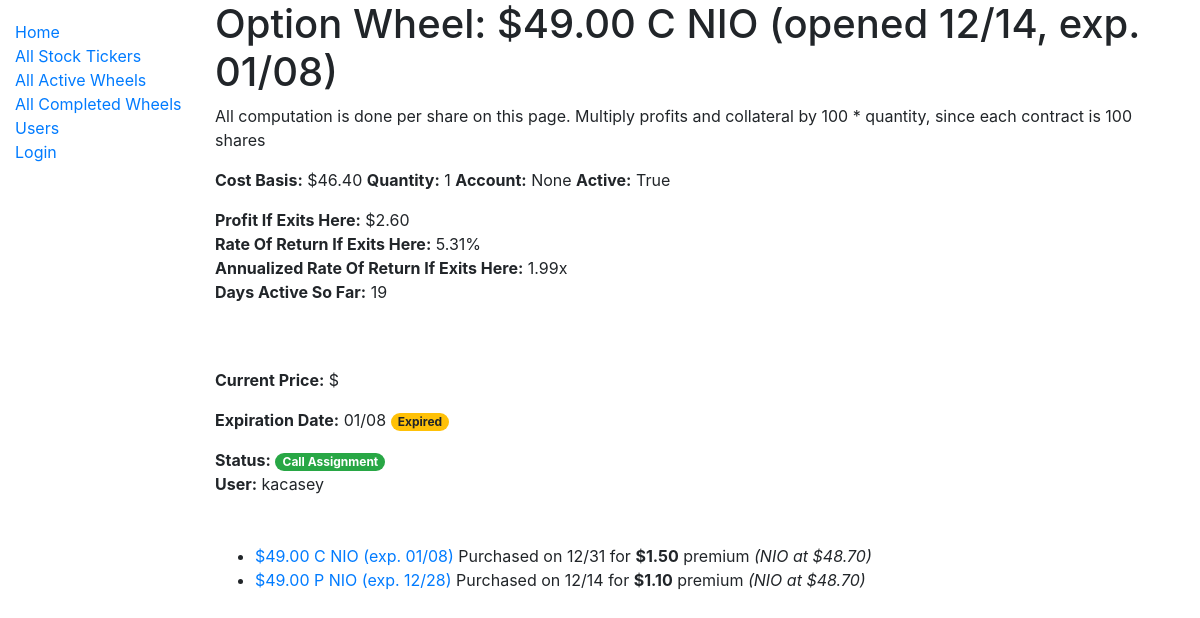
Before: /catalog/wheels/10 with the older database file.
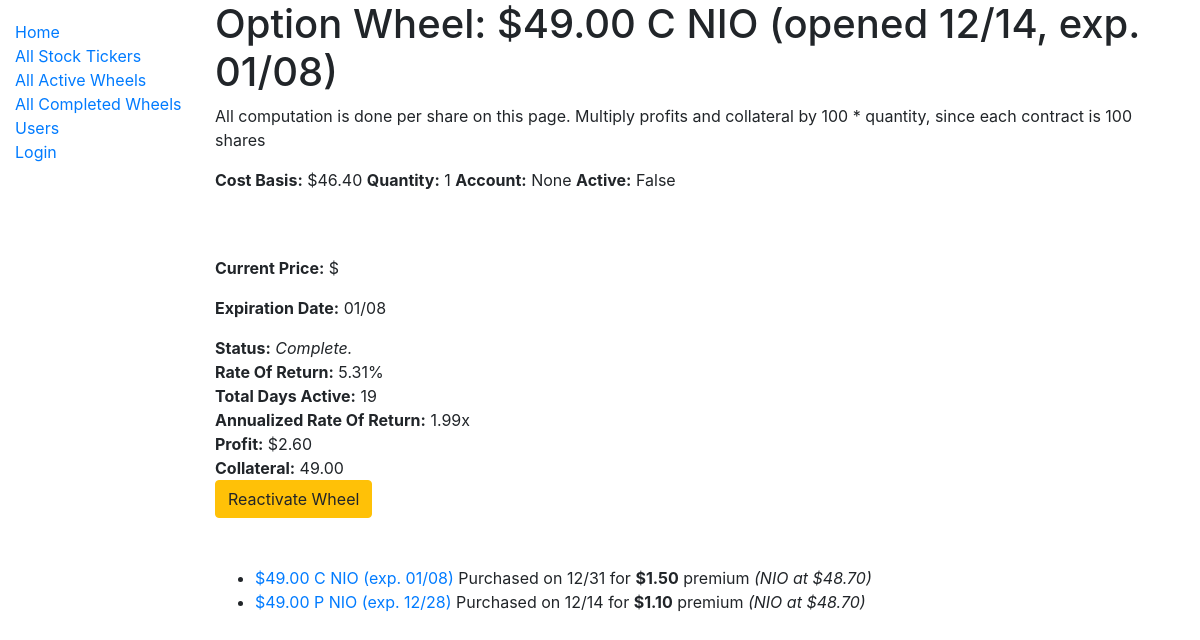
After: the same page with the newer database file.
### catalog/models.py (models this page shows, shortened)
class OptionWheel(models.Model):
    user = models.ForeignKey(
        settings.AUTH_USER_MODEL,
        on_delete=models.CASCADE,
        db_index=True,
    )
    stock_ticker = models.ForeignKey(
        'StockTicker',
        on_delete=models.CASCADE,
    )
    account = models.ForeignKey(
        Account,
        on_delete=models.SET_NULL,
        db_index=True,
        blank=True,
        null=True,
    )
    quantity = models.IntegerField(default=1)
    is_active = models.BooleanField(db_index=True)
    total_profit = models.DecimalField(max_digits=12, decimal_places=2, default=None, null=True)
    total_days_active = models.IntegerField(default=None, null=True)
    collatoral = models.DecimalField(max_digits=12, decimal_places=2, default=None, null=True)
    @property
    def collateral(self):
        return self.collatoral
    def get_all_option_purchases(self):
         return OptionPurchase.objects.filter(option_wheel=self.id).order_by('-expiration_date', '-purchase_date')
    def get_first_option_purchase(self):
        return OptionPurchase.objects.filter(option_wheel=self.id).order_by('purchase_date', 'expiration_date').first()
    def get_last_option_purchase(self):
        return OptionPurchase.objects.filter(option_wheel=self.id).order_by('purchase_date', 'expiration_date').last()
    def get_open_date(self):
        first = self.get_first_option_purchase()
        if first:
            return first.purchase_date.date()
        return datetime.min.date()
    def get_expiration_date(self):
        last_purchase = self.get_last_option_purchase()
        if last_purchase:
            return last_purchase.expiration_date
        return datetime.max.date()
    def is_expired(self):
        if not self.is_active:
            return False
        now = datetime.now()
        today = now.date()
        if now.hour >= MARKET_CLOSE_HOUR:
            return self.get_expiration_date() <= today
        return self.get_expiration_date() < today
    def get_cost_basis(self):
        purchases = self.get_all_option_purchases()
        if not purchases:
            return 'N/A'
        revenue = sum(purchase.premium for purchase in purchases)
        first_purchase = self.get_first_option_purchase()
        return first_purchase.strike - revenue
    def add_purchase_data(self):
        purchases = self.get_all_option_purchases()
        if purchases:
            cost_basis = self.get_cost_basis()
            first_purchase = self.get_first_option_purchase()
            last_purchase = self.get_last_option_purchase()
            profit_if_exits_here = last_purchase.strike - cost_basis
            days_active_so_far = busday_count_inclusive(
                first_purchase.purchase_date.date(),
                last_purchase.expiration_date,
            )
            decimal_rate_of_return = float(profit_if_exits_here / first_purchase.strike)
            annualized_rate_of_return_if_exits_here = compute_annualized_rate_of_return(decimal_rate_of_return, 1, days_active_so_far)
            self.cost_basis = cost_basis
            self.profit_if_exits_here = profit_if_exits_here
            self.days_active_so_far = days_active_so_far
            self.decimal_rate_of_return = decimal_rate_of_return
            self.annualized_rate_of_return_if_exits_here = annualized_rate_of_return_if_exits_here
            self.open_date = self.get_open_date().strftime('%m/%d')
            self.open_strike = first_purchase.strike
            self.expiration_date = self.get_expiration_date().strftime('%m/%d')
            self.last_purchase = last_purchase
            self.expired = self.is_expired()
            self.current_price = get_current_price(self.stock_ticker.name)
            self.purchases = purchases
    def __str__(self):
        last_purchase = self.get_last_option_purchase()
        quantity_str = f"({self.quantity}X) " if self.quantity > 1 else ""
        account_str = f" [{self.account}]" if self.account else ""
        if not last_purchase:
            return f"{quantity_str}{self.stock_ticker}{account_str}"
        strike = last_purchase.strike
        call_or_put = last_purchase.call_or_put
        open_date = self.get_open_date().strftime('%m/%d')
        exp_date = self.get_expiration_date().strftime('%m/%d')
        return f"{quantity_str}${strike} {call_or_put} {self.stock_ticker} (opened {open_date}, exp. {exp_date}){account_str}"

class OptionPurchase(models.Model):
    user = models.ForeignKey(
        settings.AUTH_USER_MODEL,
        on_delete=models.CASCADE,
        db_index=True,
    )
    option_wheel = models.ForeignKey(
        'OptionWheel',
        on_delete=models.CASCADE,
        db_index=True,
    )
    purchase_date = models.DateTimeField()
    expiration_date = models.DateField()
    strike = models.DecimalField(max_digits=12, decimal_places=2)
    price_at_date = models.DecimalField(max_digits=12, decimal_places=2)
    premium = models.DecimalField(max_digits=12, decimal_places=2)
    class CallOrPut(models.TextChoices):
        CALL = 'C', _('Call')
        PUT = 'P', _('Put')
    call_or_put = models.CharField(
        max_length=1,
        choices=CallOrPut.choices,
        default=CallOrPut.PUT,
    )
    def __str__(self):
        return f"${self.strike} {self.call_or_put} {str(self.option_wheel.stock_ticker)} (exp. {self.expiration_date.strftime('%m/%d')})"
    def get_absolute_url(self):
        return reverse('purchase-detail-view', args=[str(self.option_wheel.pk), str(self.id)])

class StockTicker(models.Model):
    name = models.CharField(max_length=200, help_text='Enter a ticker, like TSLA.', unique=True, db_index=True)
    class StockRecommendation(models.TextChoices):
        NONE = 'NO', _('None')
        STABLE = 'ST', _('Stable Choice')
        HIGHVOLATILITY = 'HV', _('High Volatility')
    recommendation = models.CharField(
        max_length=2,
        choices=StockRecommendation.choices,
        default=StockRecommendation.NONE,
    )
    def __str__(self):
        return self.name
    class Meta:
        ordering = ["name"]

### catalog/views.py (the view)
# urls.py: path('wheels/<int:pk>', views.OptionWheelDetailView.as_view(), name='wheel-detail'),
class OptionWheelDetailView(generic.DetailView):
    model = OptionWheel
    context_object_name = 'wheel'
    def get_context_data(self, **kwargs):
        context = super(OptionWheelDetailView, self).get_context_data(**kwargs)
        option_wheel = OptionWheel.objects.get(pk=self.kwargs.get('pk'))
        option_wheel.add_purchase_data()
        context["wheel_data"] = option_wheel
        context["can_edit"] = option_wheel.user == self.request.user
        return context

### catalog/business_day_count.py (called while the page is built)
def busday_count_inclusive(start_date, end_date):
  C = pandas.offsets.CustomBusinessDay(calendar=USFederalHolidayCalendar())
  if (start_date == end_date):
  	return 1
  pandas_result = (pandas.DataFrame(index=pandas.to_datetime([start_date, end_date]))
      .resample(C, closed='right')
      .asfreq()
      .index
      .size)
  return pandas_result

### catalog/option_price_computation.py (called while the page is built)
def compute_annualized_rate_of_return(profit_decimal, odds, days, profit_decimal_fail_case=0):
    if days < 5:
        days = 5
    rate_of_return_success_case = 1 + profit_decimal
    rate_of_return_fail_case = 1 + profit_decimal_fail_case
    effective_rate_of_return = rate_of_return_success_case * odds + rate_of_return_fail_case * (1 - odds)
    return effective_rate_of_return ** (BUSINESS_DAYS_IN_YEAR / days)

def get_current_price(stockticker_name):
    cache_key = 'get_current_price_' + stockticker_name
    cached_result = cache.get(cache_key)
    if cached_result is not None:
        return cached_result
    yahoo_ticker = yfinance.Ticker(stockticker_name)
    yahoo_ticker_history = yahoo_ticker.history(period="1d")
    if yahoo_ticker_history.empty:
        return None
    result = yahoo_ticker_history.tail(1)['Close'].iloc[0]
    cache.set(cache_key, result, YAHOO_FINANCE_CACHE_TIMEOUT)
    return result

### catalog/templatetags/filter_tags.py (called while the page is built)
@register.filter
def percentage(value):
    try:
        return '{:.2%}'.format(value)
    except (ValueError, TypeError):
        return value

### catalog/templates/catalog/optionwheel_detail.html (shortened to what this page needs)
{% extends "base_generic.html" %}
{% load filter_tags %}
{% block content %}
  <h1>Option Wheel: {{ wheel }}</h1>
  <p>All computation is done per share on this page. Multiply profits and collateral by 100 * quantity, since each contract is 100 shares</p>
  <p>
    <strong>Cost Basis:</strong> ${{ wheel_data.cost_basis }}
    <strong>Quantity:</strong> {{ wheel.quantity }}
    <strong>Account:</strong> {{ wheel.account }}
    <strong>Active:</strong> {{ wheel.is_active }}
  </p>
  {% if wheel.is_active %}
  <p>
    <div>
      <strong>Profit If Exits Here:</strong> ${{ wheel_data.profit_if_exits_here }}
    </div>
    <div>
      <strong>Rate Of Return If Exits Here:</strong> {{ wheel_data.decimal_rate_of_return | percentage }}
    </div>
    <div>
      <strong>Annualized Rate Of Return If Exits Here:</strong> {{ wheel_data.annualized_rate_of_return_if_exits_here | floatformat:2 }}x
    </div>
    <div>
      <strong>Days Active So Far:</strong> {{ wheel_data.days_active_so_far }}
    </div>
  </p>
  {% endif %}
  <br>
  <br>
  <p>
    <strong>Current Price:</strong> ${{ wheel_data.current_price | floatformat:2 }}
  </p>
  <p>
    <strong>Expiration Date:</strong> {{ wheel_data.expiration_date }}
    {% if wheel_data.expired %}
      <span class="badge badge-pill badge-warning">Expired</span>
    {% endif %}
  </p>
  <strong>Status:</strong>
  {% if wheel.is_active %}
    {% if wheel_data.purchases %}
      {% if wheel_data.purchases.0.call_or_put == 'P' and wheel_data.current_price < wheel_data.purchases.0.strike %}
        <span class="badge badge-pill badge-primary">Put Assignment</span>
      {% elif wheel_data.purchases.0.call_or_put == 'P' %}
        <span class="badge badge-pill badge-success">Put Expiration</span>
      {% elif wheel_data.current_price < wheel_data.purchases.0.strike %}
        <span class="badge badge-pill badge-primary">Call Expiration</span>
      {% else%}
        <span class="badge badge-pill badge-success">Call Assignment</span>
      {% endif %}
      <div>
        {% if can_edit %}
          <div class="card mt-2 d-inline-flex">
            <div class="card-body">
              <h5 class="card-title">Possible Actions</h5>
              <a type="button" class="btn btn-primary" href="{% url 'purchase-create' wheel_id=wheel.pk %}">
                {% if wheel_data.purchases.0.call_or_put == 'P' %} Put Assigned {% else %} Call Expired {% endif %} - Add Call
              </a>
              <a type="button" class="btn btn-success" href="{% url 'wheel-complete' pk=wheel.pk %}">
                {% if wheel_data.purchases.0.call_or_put == 'P' %} Put Expired {% else %} Call Assigned {% endif %} - Complete Wheel
              </a>
            </div>
          </div>
        {% else %}
          <strong>User:</strong> {{ wheel.user }}
        {% endif %}
      <div>
    {% else %}
      <i> No purchases yet.</i>
      <div>
        <a type="button" class="btn btn-primary" href="{% url 'purchase-create' wheel_id=wheel.pk %}">Add First Purchase</a>
      <div>
    {% endif %}
  {% else %}
    <i> Complete.</i>
    <div>
      <strong>Rate Of Return:</strong> {{ wheel_data.decimal_rate_of_return | percentage }}
    </div>
    <div>
      <strong>Total Days Active:</strong> {{ wheel.total_days_active }}
    </div>
    <div>
      <strong>Annualized Rate Of Return:</strong> {{ wheel_data.annualized_rate_of_return_if_exits_here | floatformat:2 }}x
    </div>
    <div>
      <strong>Profit:</strong> ${{ wheel.total_profit }}
    </div>
    <div>
      <strong>Collateral:</strong> {{ wheel.collateral }}
    </div>
    <div>
      <a type="button" class="btn btn-warning" href="{% url 'wheel-reactivate' pk=wheel.pk %}">Reactivate Wheel</a>
    </div>
  {% endif %}
  <br>
  <br>
  <ul>
    {% for purchase in wheel_data.purchases %}
      <li>
        <a href="{{ purchase.get_absolute_url }}">{{ purchase }}</a>
        Purchased on {{ purchase.purchase_date | date:"m/d" }} for
      <strong>${{ purchase.premium }}</strong> premium
      <i>({{ wheel.stock_ticker }} at ${{ purchase.price_at_date }})</i>
      </li>
    {% endfor %}
  </ul>
  <br>
{% endblock %}

### catalog/templates/base_generic.html (shortened to what this page needs)
<!DOCTYPE html>
<html lang="en">
<head>
  <link rel="stylesheet" href="https://stackpath.bootstrapcdn.com/bootstrap/4.3.1/css/bootstrap.min.css">
  {% load static %}
  <link rel="stylesheet" href="{% static 'css/styles.css' %}">
  <link rel="stylesheet" href="https://cdn.datatables.net/1.10.22/css/jquery.dataTables.min.css">
</head>
<body>
  <div class="container-fluid">
    <div class="row">
      <div class="col-sm-2">
      {% block sidebar %}
        <ul class="sidebar-nav">
          <li><a href="{% url 'index' %}">Home</a></li>
          <li><a href="{% url 'tickers' %}">All Stock Tickers</a></li>
          <li><a href="{% url 'all-active-wheels' %}">All Active Wheels</a></li>
          <li><a href="{% url 'all-completed-wheels' %}">All Completed Wheels</a></li>
          <li><a href="{% url 'users' %}">Users</a></li>
          {% if user.is_authenticated %}
            <li>User: {{ user.get_username }}</li>
            <li><a href="{% url 'logout'%}?next={{request.path}}">Logout</a></li>
          {% else %}
            <li><a href="{% url 'login'%}?next={{request.path}}">Login</a></li>
          {% endif %}
        </ul>
     {% endblock %}
      </div>
      <div class="col-sm-10 ">{% block content %}{% endblock %}</div>
    </div>
  </div>
</body>
</html>

### catalog/static/css/styles.css (style rules this page uses)
.sidebar-nav { margin-top: 20px; padding: 0; list-style: none; }

Changed rows visible on the page:
changed OptionWheel "None": is_active "True" → "False"; total_days_active (not shown) → "19"; total_profit (not shown) → "2.60"; collateral (not shown) → "49.00"; profit_if_exits_here "2.60" → (not shown); days_active_so_far "19" → (not shown); user "kacasey" → (not shown)
Other visible differences:
text no longer shown: "Profit If Exits Here: Rate Of Return If Exits Here: Annualized Rate Of Return If Exits Here: Days Active So Far: Expired Call Assignment User:"
text now shown: "Complete. Rate Of Return: Total Days Active: Annualized Rate Of Return: Profit: Collateral: Reactivate Wheel"
